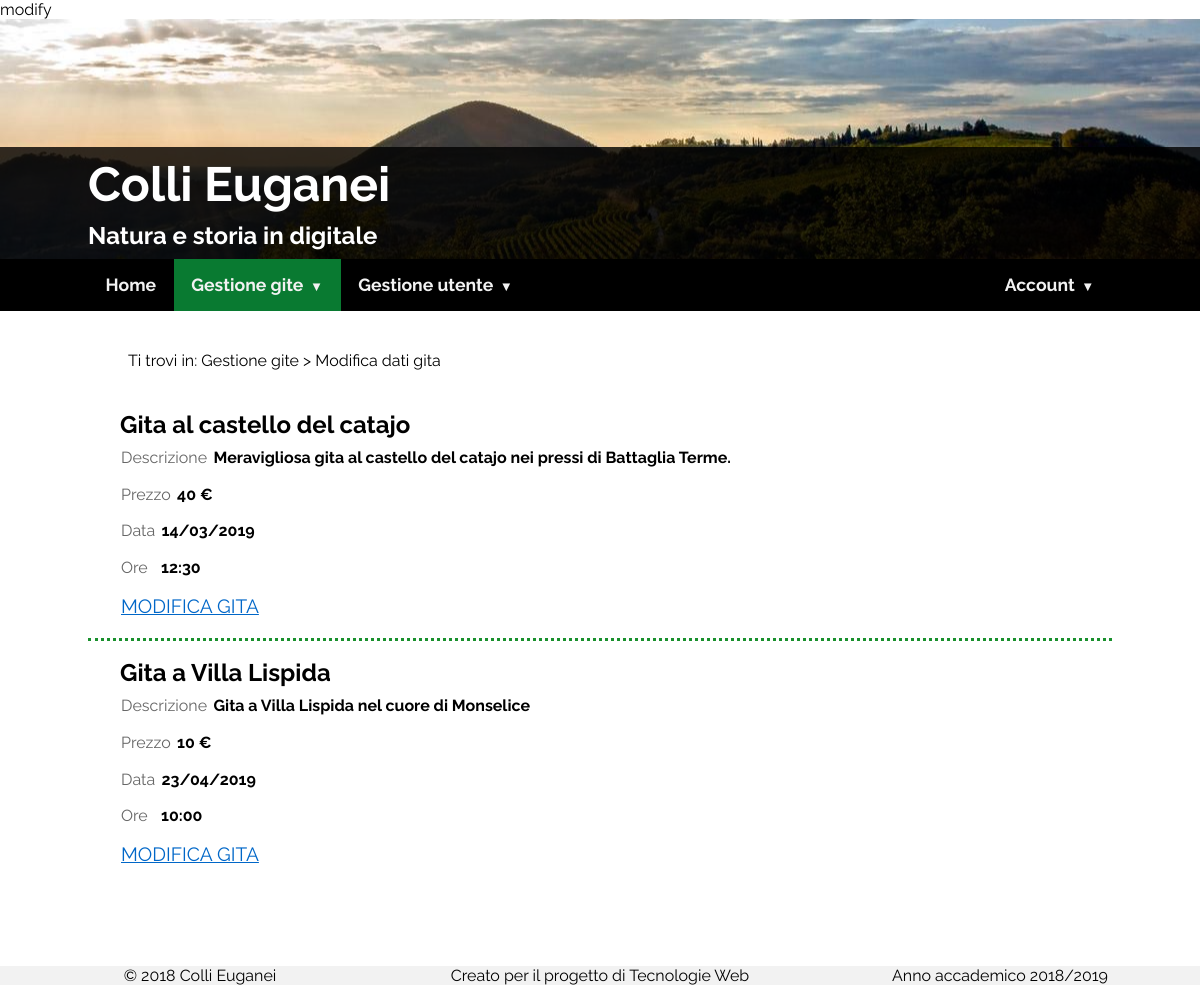
/admin/select-trip-modify.php (signed in), run on the app's committed database.
### tables this page shows
CREATE TABLE `Attivita` (
  `ID_Attivita` int(11) NOT NULL,
  `Descrizione` varchar(512) NOT NULL,
  `Immagine` longblob,
  `Nome` varchar(40) NOT NULL,
  `Prezzo` double NOT NULL,
  `Data` date NOT NULL,
  `Ore` time NOT NULL
);

### DataBase/DBConnection.php (called while the page is built, shortened)
<?php
class database {
	private $host = "localhost";
	private $user = "root";
	private $passwd = "";
	private $db = "ColliDigitali";
	private $pdo;
	public function Connect() {
		$dsn = 'mysql:dbname='.$this->db.';host='.$this->host;
		try {
			$this->pdo = new PDO($dsn, $this->user, $this->passwd,array(PDO::MYSQL_ATTR_INIT_COMMAND => "SET NAMES utf8"));
			$this->pdo->setAttribute(PDO::ATTR_ERRMODE, PDO::ERRMODE_EXCEPTION);
		}
		catch (PDOException $e) {
			echo $e->getMessage();
			die();
		}
	}
	public function GetListaAttivita() {
		$query = $this->pdo->prepare('SELECT * FROM Attivita');
		$query->execute();
		return $query->fetchAll(PDO::FETCH_ASSOC);
	}
}
?>

### admin/select-trip-modify.php (the view, shortened to what this page needs)
<?php
require_once "../DataBase/DBConnection.php";
$db = new database();
$db->connect();
?>
 <!DOCTYPE html PUBLIC "-//W3C//DTD XHTML+ARIA 1.0//EN"
   "http://www.w3.org/WAI/ARIA/schemata/xhtml-aria-1.dtd">
<html xmlns="http://www.w3.org/1999/xhtml" xml:lang="it" lang="it">
  <head>
    <link rel="stylesheet" type="text/css" href="../assets/css/style.css" media="all"/>
    <link rel="stylesheet" type="text/css" href="../assets/css/form.css" media="all"/>
    <link rel="stylesheet" type="text/css" href="../assets/css/print.css" media="all"/>
    <link rel="stylesheet" type="text/css" href="../assets/css/mobile.css" media="all"/>
    <link rel="stylesheet" type="text/css"  href="https://cdnjs.cloudflare.com/ajax/libs/font-awesome/4.6.3/css/font-awesome.min.css"/>
  </head>
  <body>
    <div id="container">
      <div class="header">
        <div class="header-picture">
          <div class="header-title">
            <h1>Colli Euganei</h1>
            <h2>Natura e storia in digitale</h2>
          </div>
        </div>
      </div>
      <div id="menuprincipale-bar">
      <ul id="menuprincipale">
        <li><a href="index.php" tabindex="0">Home</a></li>
        <li class="dropdown"><a class="active" aria-haspopup="true" tabindex="0">Gestione gite</a>
                </li>
                <li class="dropdown"><a aria-haspopup="true" tabindex="0">Gestione utente</a>
                </li>
        <?php if (isset($_SESSION['username'])): ?>
          <li class="dropdown button-right"><a aria-haspopup="true" tabindex="0">Account</a>
                    </li>
        <?php else: ?>
          <li><a href="../login.php" tabindex="0">Accedi</a></li>
          <li><a href="../Registrazione.php" tabindex="0">Registrati</a></li>
        <?php endif;?>
        </ul>
      </div>
      <div id="content">
		<ul class="breadcrumb">
			<li>Gestione gite </li>
      <li>Modifica dati gita</li>
		</ul>
    <?php
$list = $db->GetListaAttivita();
foreach ($list as $node):
    $data = explode("-", $node['Data']);
    $node['Ore'] = substr($node['Ore'], 0, 5);
    $node['Data'] = $data[2] . "/" . $data[1] . "/" . $data[0];
    ?>
	        <div class="attivita">
          <h2><?php echo $node['Nome']; ?></h2>
	          <dl>
	            <dt>Descrizione</dt>
	            <dd><?php echo $node['Descrizione']; ?></dd>
	            <dt>Prezzo</dt>
	            <dd><?php echo $node['Prezzo']; ?> &euro;</dd>
	            <dt>Data</dt>
	            <dd><?php echo $node['Data']; ?></dd>
	            <dt>Ore</dt>
	            <dd><?php echo $node['Ore'] ?></dd>
	          </dl>
	          <?php
    echo "<span class='btnTrip'><a href='edit-trip.php?id=" . $node["ID_Attivita"] . "'>Modifica gita</a></span>";
    ?>
	        </div>
	        <?php
endforeach;?>
      </div>
      <?php echo include_once "../footer.php"; ?>
    </div>
  </body>
</html>

### assets/css/style.css (style rules this page uses)
html, body { margin: 0; padding: 0; height: 100%; font-size: 1em; font-family: 'Raleway', sans-serif; text-align: justify; }
#container { min-height: 100%; position: relative; }
.header { position: relative; color: white; }
.header-picture { background-image: url("../img/background.jpg"); background-position: center; -webkit-background-size: cover; -moz-background-size: cover; -o-background-size: cover; background-size: cover; background-repeat: no-repeat; height: 15em; z-index: 0; }
.header-title { position: absolute; z-index: 1; background-color: rgba(0, 0, 0, 0.8); width: 100%; bottom: 0; }
.header-title h1, .header-title h2 { padding: 1%; padding-top: 0.5%; padding-bottom: 0; font-size: 3em; margin: 0.25%; max-width: 1024px; margin-left: auto; margin-right: auto; }
.header-title h2 { font-size: 1.5em; padding-bottom: 0.5%; }
.active { background-color: #097a31; color: white; }
ul.breadcrumb { list-style: none; }
ul.breadcrumb li { display: inline; }
ul.breadcrumb li:first-child::before { content: "Ti trovi in: "; }
ul.breadcrumb li+li:before { content: " > "; }
#content { padding-left: 1.5%; padding-right: 1.5%; padding-top: 1.5%; padding-bottom: 5em; line-height: 2em; word-spacing: 0; max-width: 1024px; margin-left: auto; margin-right: auto; }
a:link { text-decoration: none; color: #000; }
#menuprincipale-bar { background-color: #000; }
ul#menuprincipale li.button-right { float: right; }
ul#menuprincipale { list-style-type: none; padding: 0; margin: 0; overflow: hidden; max-width: 1024px; margin-left: auto; font-weight: bold; margin-right: auto; }
ul#menuprincipale li { float: left; }
ul#menuprincipale li a { display: inline-block; color: #f2f2f2; text-align: center; padding: 0.875em 1em; text-decoration: none; transition: 0.3s; font-size: 1.1em; }
.dropdown > a:after { content: "▼"; font-size: 75%; color: #f2f2f2; padding-left: 0.5em; }
div.attivita { text-align: left; padding: 1em 2em 1em 2em; }
#content > .attivita ~ .attivita { border-top: 3px dotted rgb(25, 144, 45); }
.attivita h2 { margin: 0; }
.attivita dl { margin: 0; }
.attivita dt { color: #666; float: left; clear: left; margin-right: 0.4em; }
.attivita dd { font-weight: bold; margin-top: 0; }
dl { border: 0.1em solid transparent; }
dd { margin-top: .3em; margin-bottom: .3em; }
.btnTrip { font-size: 1.2em; border: 0.1em solid transparent; color: black; }
.btnTrip > a { color: #0067c8; text-transform: uppercase; text-decoration: underline; }

### data on the page
attivita: Nome "Gita al castello del catajo", Descrizione "Meravigliosa gita al castello del catajo nei pressi di Battaglia Terme.", Prezzo "40", Data "14/03/2019", Ore "12:30"
attivita: Nome "Gita a Villa Lispida", Descrizione "Gita a Villa Lispida nel cuore di Monselice", Prezzo "10", Data "23/04/2019", Ore "10:00"
